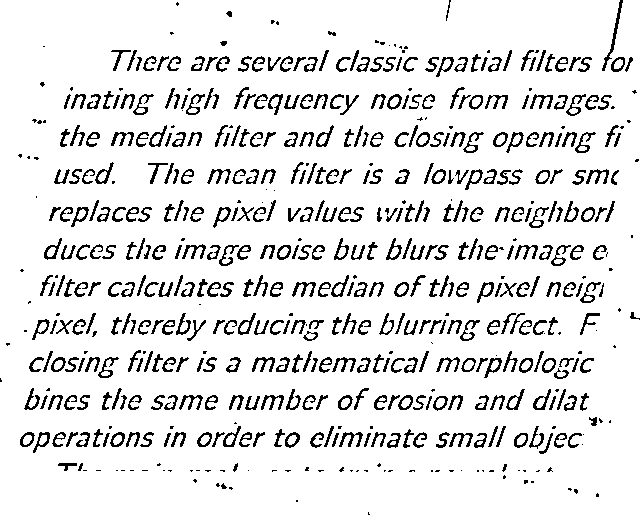
#> input picture 01_Document_Cleanup/output/102.png, 640 x 520 px, given as the content of the folder /root/dataset, which was not available
$ python process_image.py
#> lines starting #> are read from the running program, lines starting #| are printed output that depends on the picture; after the words box and inside, x2 and y2 are one past the last pixel; in counts of white or black regions, pixels touching at a corner belong together; pictures that were not available may be replaced by others from this repository, and a replacement may not be noted
import cv2
import numpy as np
import glob
import math
from numpy import median
import pytesseract

class ProcessImage():

    def substractBackground(self, image, blur):

        median = cv2.medianBlur(image, blur)
        dst	= cv2.subtract(median, image)

        return dst

    def convertToGray(self, image):

        gray = cv2.cvtColor(image, cv2.COLOR_BGR2GRAY)

        return gray

    def threshold(self, image):

        thresh = cv2.threshold(image, 0, 255, cv2.THRESH_BINARY | cv2.THRESH_OTSU)[1]
        return thresh

    def findTextAngle(self, lines):

        angleList = []
        pos_list = []
        pos_count = 0
        neg_list = []
        neg_count = 0

        # Algoritmo para verificar a média das inclinações das retas, para
        # obtermos o ângulo  do texto. Foi identificado que nas imagens
        # do dataset as linhas que indicam a inclinação do texto estão
        # em maior quantidade do que as outras que aparecem devido a imperfeições
        # do algoritmo de subtração do contorno. Outra observação é estão apontando para sentidos opostos,
        # desta forma possuem valores diferentes de angulação (enquanto uma é positiva outra é negativa). A solução foi implementada
        # da seguinte forma:
        # 1) Obter os angulos de todas as retas e armazenar em uma lista
        # 2) Verificar a quantidade de números positivos e negativos
        # 3) Adicionar cada número em uma lista separada de números positvos e números negativos
        # 4) A quantidade maior vai informa qual a lista que

        for i in range(0, len(lines)):

            rho = lines[i][0][0]
            theta = lines[i][0][1]
            a = math.cos(theta)
            b = math.sin(theta)
            x0 = a * rho
            y0 = b * rho
            pt1 = (int(x0 + 1000*(-b)), int(y0 + 1000*(a)))
            pt2 = (int(x0 - 1000*(-b)), int(y0 - 1000*(a)))
            angle = math.atan2(pt1[1] - pt2[1], pt1[0] - pt2[0])
            angle = angle * 180 / 3.14


            angleList.append(angle)

        for num in angleList:

            if num >= 0:
                pos_count += 1
                pos_list.append(num)

            else:
                neg_count += 1
                neg_list.append(num)

        if pos_count > neg_count:
            angle = median(pos_list)
        else:
            angle = median(neg_list)

        return angle

    def processImage(self, imgPath, blur):

#> called with imgPath = '_only/102.png', blur = 11
        img = cv2.imread(imgPath)
#> img is the input picture: shape (520, 640, 3); 89.6% white; black in thin lines or dots

        imgSubs = self.substractBackground(img, blur)
#> in substractBackground, `median = cv2.medianBlur(image, blur)`:
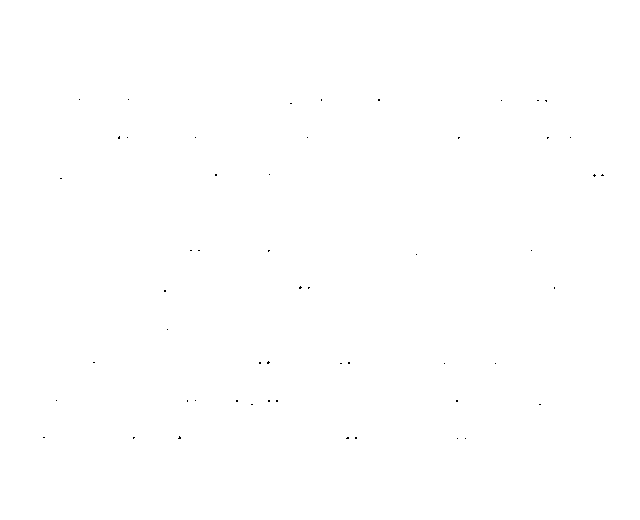
#> median: shape (520, 640, 3); 100% white; black in thin lines or dots, all inside (x1, y1, x2, y2) = (43, 99, 604, 439)
#> in substractBackground, `dst	= cv2.subtract(median, image)`: dst: shape (520, 640, 3); 10.4% white in thin lines or dots

        dst = cv2.Canny(imgSubs, 50, 200)
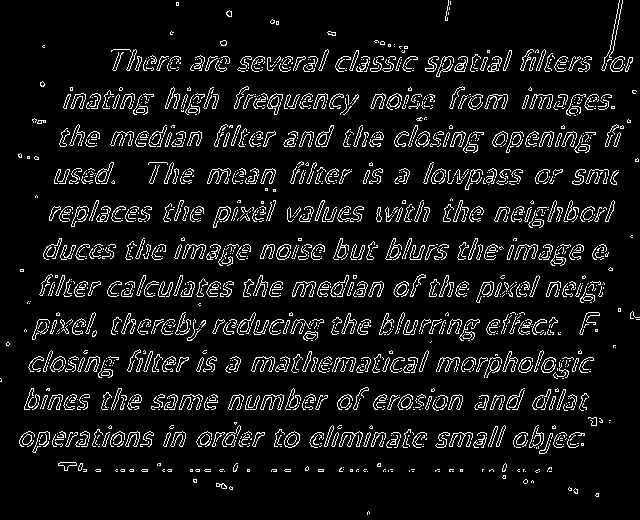
#> dst: shape (520, 640); 7.9% white in thin lines or dots

        lines = cv2.HoughLines(dst, 1, np.pi / 180, 150, None, 0, 0)
#> lines = 40 rows, first 8: [296, 1.57], [444, 1.57], [409, 1.57], [108, 1.57], [146, 1.57], [369, 1.57], [221, 1.57], [68, 1.57]

        if not lines.any():
            print("Not detect lines ...")
            return "Error ..."

        if lines is not None:

            # Obter o angulo do texto
            angle = self.findTextAngle(lines)
#> the loop in findTextAngle, `for i in range(0, len(lines)): ` made 40 passes
#> (rho, theta, a, x0, y0, pt1, pt2, angle) on passes 1 to 9: (296, 1.57, -4.37e-08, -1.29e-05, 296, (-1000, 295), (999, 296), -180.1), (444, 1.57, -4.37e-08, -1.94e-05, 444, (-1000, 443), (999, 444), -180.1), (409, 1.57, -4.37e-08, -1.79e-05, 409, (-1000, 408), (999, 409), -180.1), (108, 1.57, -4.37e-08, -4.72e-06, 108, (-1000, 107), (999, 108), -180.1), (146, 1.57, -4.37e-08, -6.38e-06, 146, (-1000, 145), (999, 146), -180.1), (369, 1.57, -4.37e-08, -1.61e-05, 369, (-1000, 368), (999, 369), -180.1), (221, 1.57, -4.37e-08, -9.66e-06, 221, (-1000, 220), (999, 221), -180.1), (68, 1.57, -4.37e-08, -2.97e-06, 68, (-1000, 67), (999, 68), -180.1), (132, 1.57, -4.37e-08, -5.77e-06, 132, (-1000, 131), (999, 132), -180.1)
#> after the loop in findTextAngle, `for i in range(0, len(lines)):`: angleList = 40 values, max 179.1 at index 38, min -180.1 at index 0, mean -171.1
#> the loop in findTextAngle, `for num in angleList: ` made 40 passes
#> (num, pos_count) on pass 39: (179.1, 1)
#> num on passes 1 to 6: -180.1, -180.1, -180.1, -180.1, -180.1, -180.1
#> after the loop in findTextAngle, `for num in angleList:`: neg_count = 39; neg_list = 39 values from -180.1 to -180.1; pos_count = 1; pos_list = [179.1]
#> angle = -180.1

            (h, w) = img.shape[:2]
#> h = 520; w = 640

            center = (w // 2, h // 2)
#> center = (320, 260)

            # Aplicar a rotação para alinhar o texto na horizontal
            M = cv2.getRotationMatrix2D(center, angle + 180, 1.0)
#> M = [[1, -0.00109, 0.284], [0.00109, 1, -0.35]]

            rotated = cv2.warpAffine(cv2.bitwise_not(imgSubs), M, (w, h),flags=cv2.INTER_CUBIC, borderMode=cv2.BORDER_REPLICATE)
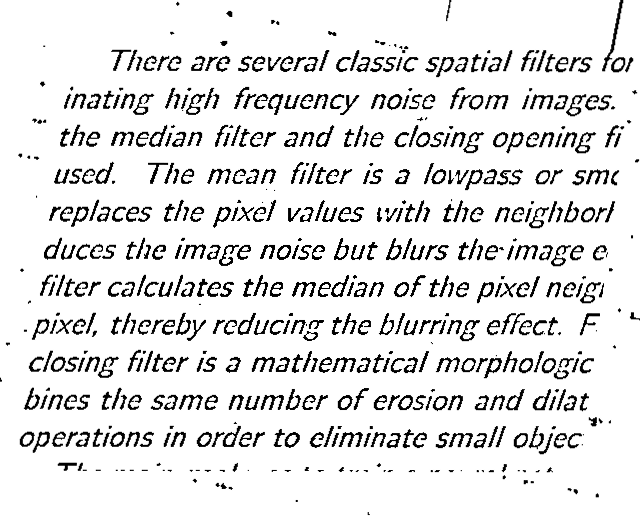
#> rotated: shape (520, 640, 3); min 0, max 255, mean 228.3

            # Aplicar operações morfológicas para melhorar o texto
            imgGray = self.convertToGray(rotated)

            imgThresh = self.threshold(imgGray)
#> in threshold, `thresh = cv2.threshold(image, 0, 255, cv2.THRESH_BINARY | cv2.THRESH_O..`: thresh: shape (520, 640); 89.6% white; black in thin lines or dots

            gray = cv2.bitwise_not(imgThresh)
#> gray: shape (520, 640); 10.4% white in thin lines or dots

            kernel = np.ones((1,1),np.uint8)
            dilation = cv2.dilate(gray,kernel,iterations = 2)

            imgThresh = self.threshold(imgGray)

            # Efetuar a leitura do texto
            custom_config = r'--oem 3 --psm 6'
            text = pytesseract.image_to_string(imgThresh, config=custom_config)


        # Obter a número da imagem
        test = imgPath.split('/')
        afterPeriod = test[-1]
        last = afterPeriod.split('.')

        # Salvar imagem e arquivo de texto com a leitura
        cv2.imwrite('/root/output/{}.png'.format(last[0]), imgThresh)
        text_file = open('/root/output/{}_text.txt'.format(last[0]), 'w+')
        text_file.write(str(text))

        return "Success ..."


if __name__ == "__main__":
    image = ProcessImage()

    filenames = glob.glob("/root/dataset/*.png")

    for file in filenames:
        print(image.processImage(file, 11))
#> (the call stopped at in processImage, `text = pytesseract.image_to_string(imgThresh, config=custom_config)`: pytesseract is not available in this run)

$ run again, on 01_Document_Cleanup/output/11.png
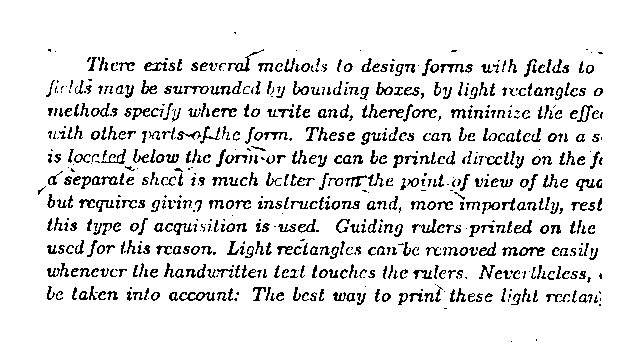
#> input picture 01_Document_Cleanup/output/11.png, 640 x 358 px, given as the content of the folder /root/dataset, which was not available
#> in processImage, img is the input picture: shape (358, 640, 3); 89.9% white; black in thin lines or dots, all inside (x1, y1, x2, y2) = (38, 32, 603, 342)
#> median: shape (358, 640, 3); 100% white; black in thin lines or dots, all inside (x1, y1, x2, y2) = (131, 88, 457, 297)
#> in processImage, `dst = cv2.Canny(imgSubs, 50, 200)`:
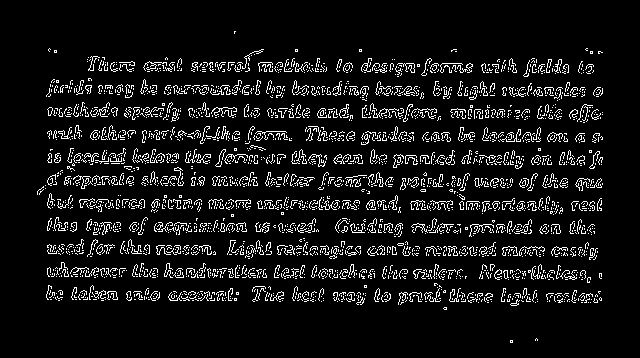
#> dst: shape (358, 640); 8.3% white in thin lines or dots, all inside (x1, y1, x2, y2) = (37, 31, 603, 343)
#> lines = 32 rows, first 8: [201, 1.57], [155, 1.57], [253, 1.57], [299, 1.57], [247, 1.57], [161, 1.57], [270, 1.57], [276, 1.57]
#> the loop in findTextAngle, `for i in range(0, len(lines)): ` made 32 passes
#> (rho, theta, a, x0, y0, pt1, pt2, angle) on passes 1 to 6: (201, 1.57, -4.37e-08, -8.79e-06, 201, (-1000, 200), (999, 201), -180.1), (155, 1.57, -4.37e-08, -6.78e-06, 155, (-1000, 154), (999, 155), -180.1), (253, 1.57, -4.37e-08, -1.11e-05, 253, (-1000, 252), (999, 253), -180.1), (299, 1.57, -4.37e-08, -1.31e-05, 299, (-1000, 298), (999, 299), -180.1), (247, 1.57, -4.37e-08, -1.08e-05, 247, (-1000, 246), (999, 247), -180.1), (161, 1.57, -4.37e-08, -7.04e-06, 161, (-1000, 160), (999, 161), -180.1)
#> after the loop in findTextAngle, `for i in range(0, len(lines)):`: angleList = 32 values, max 179.1 at index 27, min -180.1 at index 0, mean -157.3
#> the loop in findTextAngle, `for num in angleList: ` made 32 passes
#> (num, pos_count) on passes 28 to 29: (179.1, 1), (179.1, 2)
#> after the loop in findTextAngle, `for num in angleList:`: neg_count = 30; neg_list = 30 values, max -179.1 at index 22, min -180.1 at index 0, mean -179.7; pos_count = 2; pos_list = [179.1, 179.1]
#> in findTextAngle, `angle = median(neg_list)`: angle = -180.1
#> M = [[1, -0.00109, 0.196], [0.00109, 1, -0.35]]
#> in processImage, `rotated = cv2.warpAffine(cv2.bitwise_not(imgSubs), M, (w, h),flags=cv2..`:
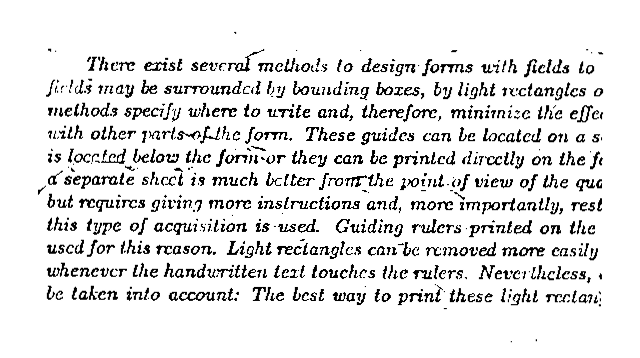
#> rotated: shape (358, 640, 3); min 0, max 255, mean 229

$ run again, on 01_Document_Cleanup/output/110.png
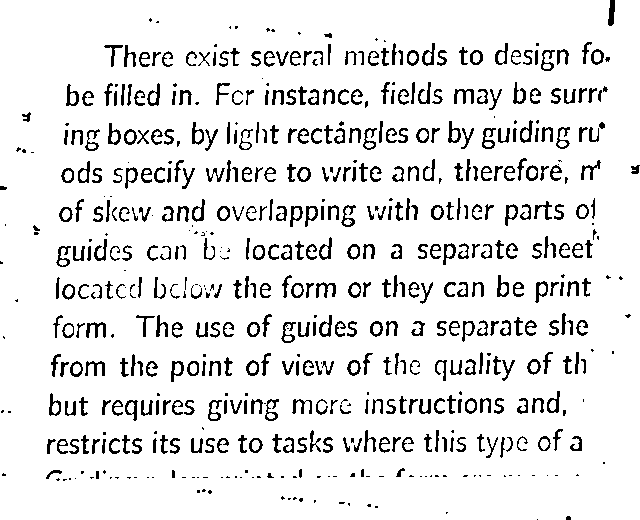
#> input picture 01_Document_Cleanup/output/110.png, 640 x 520 px, given as the content of the folder /root/dataset, which was not available
#> in processImage, img is the input picture: shape (520, 640, 3); 90.2% white; black in thin lines or dots
#> in substractBackground, `median = cv2.medianBlur(image, blur)`:
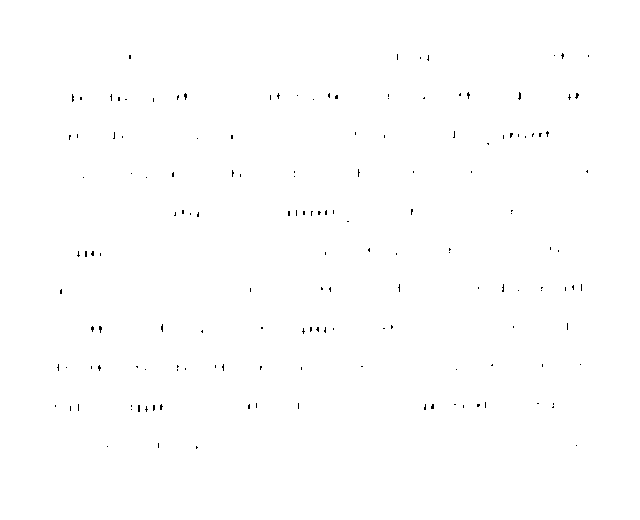
#> median: shape (520, 640, 3); 99.7% white; black in thin lines or dots, all inside (x1, y1, x2, y2) = (55, 53, 589, 449)
#> in processImage, `dst = cv2.Canny(imgSubs, 50, 200)`:
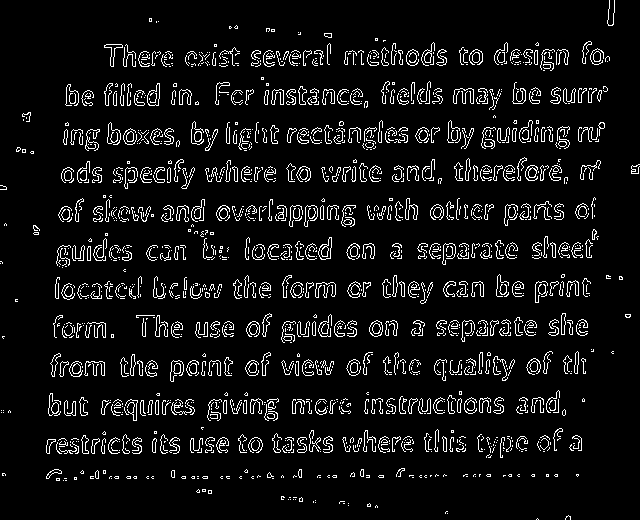
#> dst: shape (520, 640); 7.3% white in thin lines or dots
#> lines = [[412, 1.57], [130, 1.57], [450, 1.57]]
#> the loop in findTextAngle, `for i in range(0, len(lines)): ` made 3 passes
#> (rho, x0, y0, pt1, pt2) on passes 1 to 3: (412, -1.8e-05, 412, (-1000, 411), (999, 412)), (130, -5.68e-06, 130, (-1000, 129), (999, 130)), (450, -1.97e-05, 450, (-1000, 449), (999, 450))
#> after the loop in findTextAngle, `for i in range(0, len(lines)):`: angleList = [-180.1, -180.1, -180.1]
#> the loop in findTextAngle, `for num in angleList: ` made 3 passes
#> after the loop in findTextAngle, `for num in angleList:`: neg_count = 3; neg_list = [-180.1, -180.1, -180.1]; pos_count = 0; pos_list = []
#> in processImage, `angle = self.findTextAngle(lines)`: angle = -180.1
#> M = [[1, -0.00109, 0.284], [0.00109, 1, -0.35]]
#> thresh: shape (520, 640); 90.2% white; black in thin lines or dots

$ run again, on 01_Document_Cleanup/output/111.png
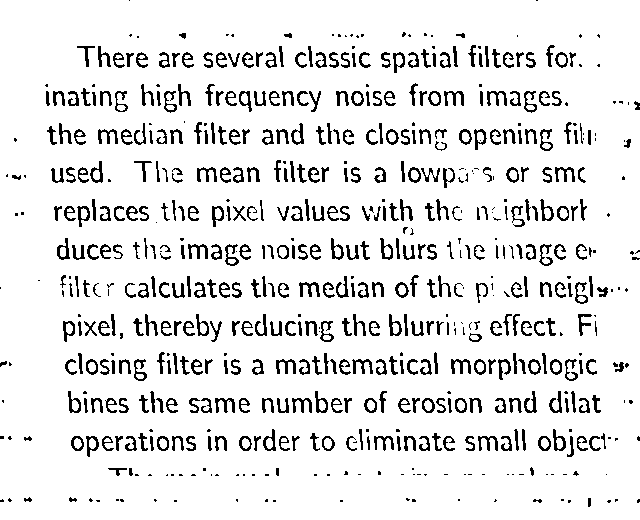
#> input picture 01_Document_Cleanup/output/111.png, 640 x 520 px, given as the content of the folder /root/dataset, which was not available
#> in processImage, img is the input picture: shape (520, 640, 3); 90% white; black in thin lines or dots
#> in substractBackground, `median = cv2.medianBlur(image, blur)`:
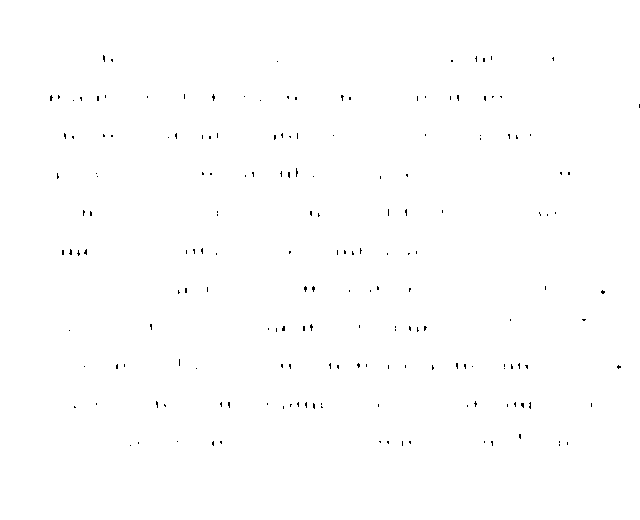
#> median: shape (520, 640, 3); 99.7% white; black in thin lines or dots, all inside (x1, y1, x2, y2) = (50, 55, 640, 446)
#> in processImage, `dst = cv2.Canny(imgSubs, 50, 200)`:
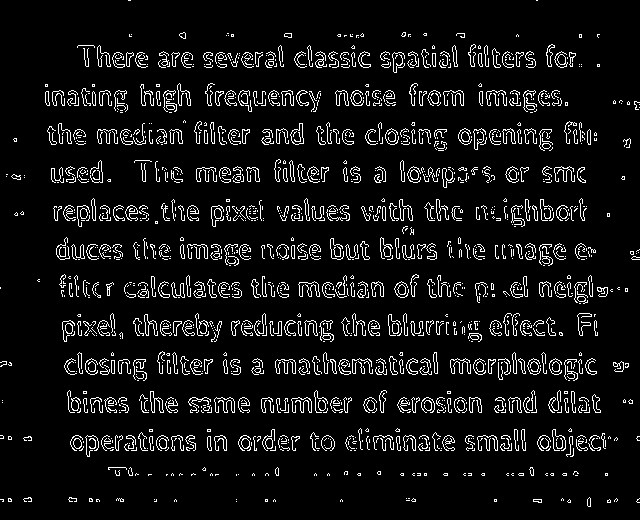
#> dst: shape (520, 640); 7.5% white in thin lines or dots
#> lines = 31 rows, first 8: [412, 1.57], [371, 1.57], [105, 1.57], [335, 1.57], [91, 1.57], [256, 1.57], [64, 1.57], [141, 1.57]
#> the loop in findTextAngle, `for i in range(0, len(lines)): ` made 31 passes
#> (rho, x0, y0, pt1, pt2) on passes 1 to 8: (412, -1.8e-05, 412, (-1000, 411), (999, 412)), (371, -1.62e-05, 371, (-1000, 370), (999, 371)), (105, -4.59e-06, 105, (-1000, 104), (999, 105)), (335, -1.46e-05, 335, (-1000, 334), (999, 335)), (91, -3.98e-06, 91, (-1000, 90), (999, 91)), (256, -1.12e-05, 256, (-1000, 255), (999, 256)), (64, -2.8e-06, 64, (-1000, 63), (999, 64)), (141, -6.16e-06, 141, (-1000, 140), (999, 141))
#> after the loop in findTextAngle, `for i in range(0, len(lines)):`: angleList = 31 values from -180.1 to -180.1
#> the loop in findTextAngle, `for num in angleList: ` made 31 passes
#> after the loop in findTextAngle, `for num in angleList:`: neg_count = 31; neg_list = 31 values from -180.1 to -180.1; pos_count = 0; pos_list = []
#> in processImage, `angle = self.findTextAngle(lines)`: angle = -180.1
#> M = [[1, -0.00109, 0.284], [0.00109, 1, -0.35]]
#> thresh: shape (520, 640); 90% white; black in thin lines or dots
